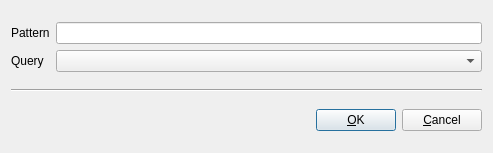
<ui version="4.0" >
 <class>QueryDialog</class>
 <widget class="QDialog" name="QueryDialog" >
  <property name="geometry" >
   <rect>
    <x>0</x>
    <y>0</y>
    <width>493</width>
    <height>153</height>
   </rect>
  </property>
  <property name="windowTitle" >
   <string>Query</string>
  </property>
  <layout class="QVBoxLayout" >
   <item>
    <layout class="QGridLayout" >
     <item row="0" column="0" >
      <widget class="QLabel" name="label_2" >
       <property name="text" >
        <string>Pattern</string>
       </property>
      </widget>
     </item>
     <item row="0" column="1" >
      <widget class="QLineEdit" name="patternEdit_" />
     </item>
     <item row="1" column="0" >
      <widget class="QLabel" name="label" >
       <property name="text" >
        <string>Query</string>
       </property>
      </widget>
     </item>
     <item row="1" column="1" >
      <widget class="QComboBox" name="typeCombo_" />
     </item>
    </layout>
   </item>
   <item>
    <widget class="Line" name="line" >
     <property name="orientation" >
      <enum>Qt::Horizontal</enum>
     </property>
    </widget>
   </item>
   <item>
    <layout class="QHBoxLayout" >
     <item>
      <spacer>
       <property name="orientation" >
        <enum>Qt::Horizontal</enum>
       </property>
       <property name="sizeHint" >
        <size>
         <width>151</width>
         <height>20</height>
        </size>
       </property>
      </spacer>
     </item>
     <item>
      <widget class="QPushButton" name="okButton_" >
       <property name="text" >
        <string>&amp;OK</string>
       </property>
       <property name="default" >
        <bool>true</bool>
       </property>
      </widget>
     </item>
     <item>
      <widget class="QPushButton" name="cancelButton_" >
       <property name="text" >
        <string>&amp;Cancel</string>
       </property>
      </widget>
     </item>
    </layout>
   </item>
  </layout>
 </widget>
 <tabstops>
  <tabstop>patternEdit_</tabstop>
  <tabstop>typeCombo_</tabstop>
  <tabstop>okButton_</tabstop>
  <tabstop>cancelButton_</tabstop>
 </tabstops>
 <resources/>
 <connections>
  <connection>
   <sender>okButton_</sender>
   <signal>clicked()</signal>
   <receiver>QueryDialog</receiver>
   <slot>accept()</slot>
   <hints>
    <hint type="sourcelabel" >
     <x>281</x>
     <y>145</y>
    </hint>
    <hint type="destinationlabel" >
     <x>310</x>
     <y>84</y>
    </hint>
   </hints>
  </connection>
  <connection>
   <sender>cancelButton_</sender>
   <signal>clicked()</signal>
   <receiver>QueryDialog</receiver>
   <slot>reject()</slot>
   <hints>
    <hint type="sourcelabel" >
     <x>382</x>
     <y>153</y>
    </hint>
    <hint type="destinationlabel" >
     <x>436</x>
     <y>99</y>
    </hint>
   </hints>
  </connection>
 </connections>
</ui>
